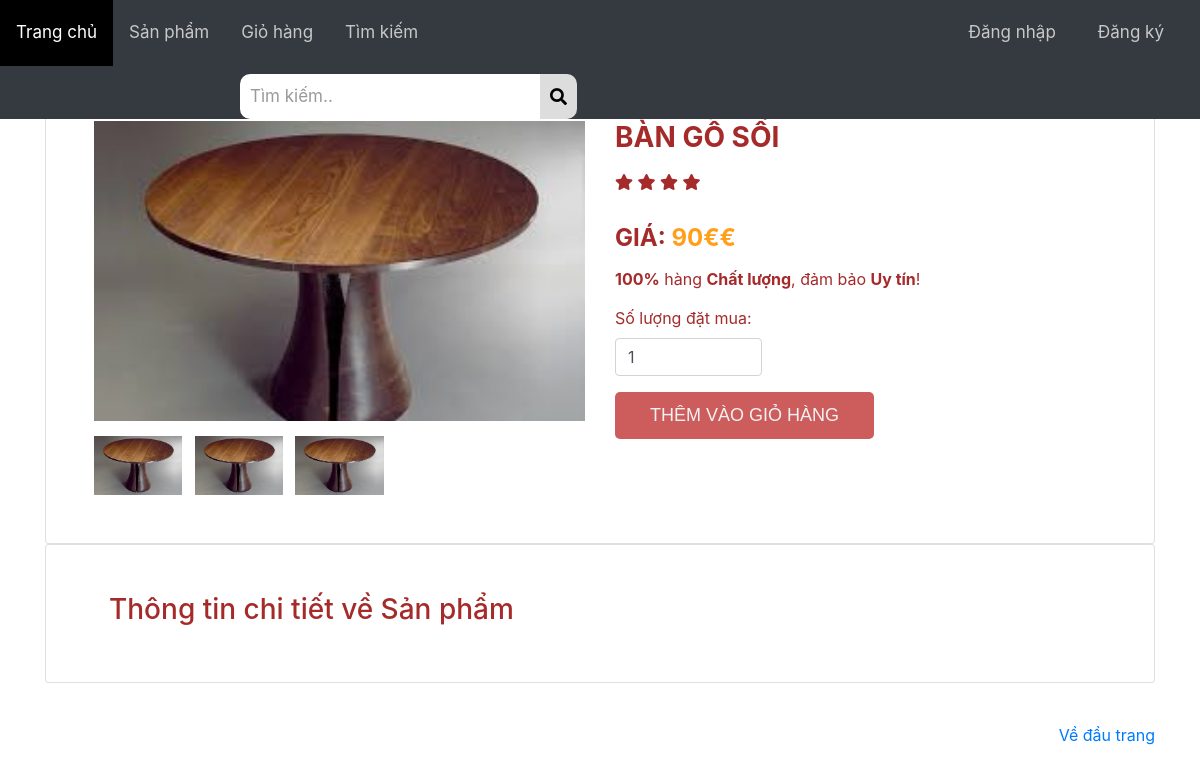
The page /web/productdetail.php?id=20 on the database as committed earlier.
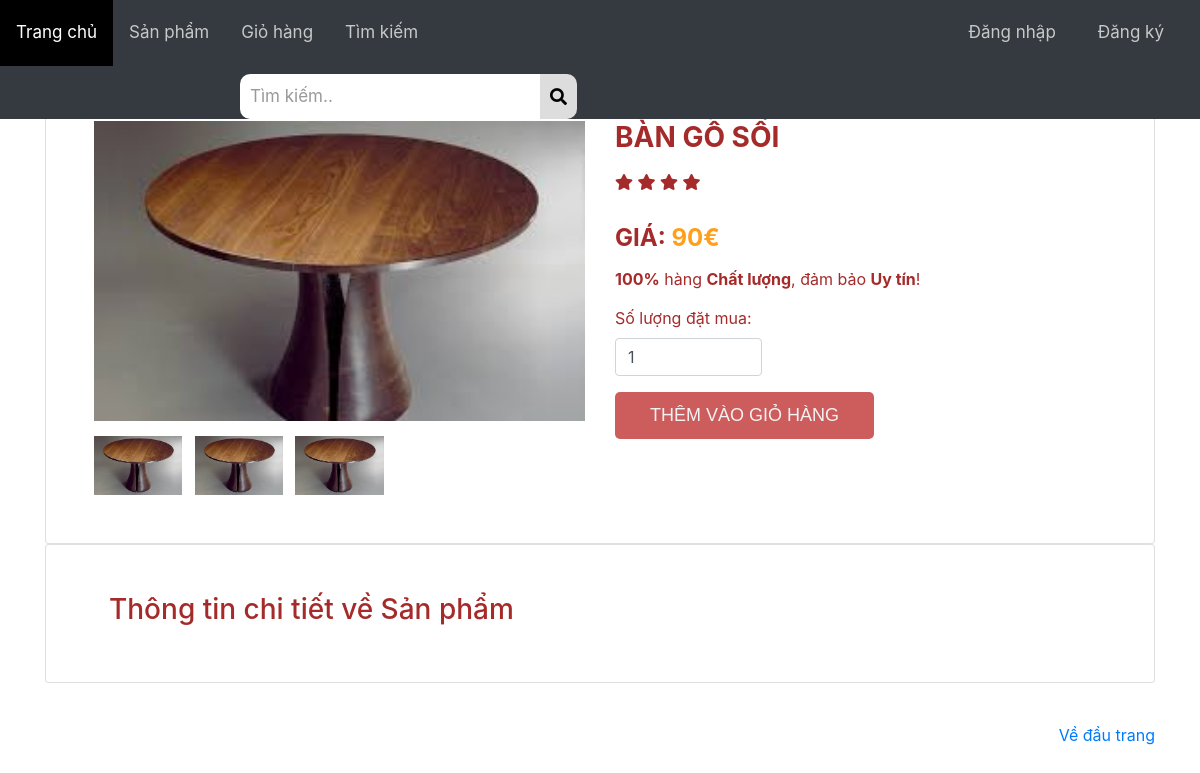
The same page on the database as committed later.
### tables this page shows
CREATE TABLE `sanpham` (
  `id_sp` int(11) NOT NULL,
  `id_danhmuc` int(11) NOT NULL,
  `tensp` varchar(255) NOT NULL,
  `gia` varchar(100) NOT NULL,
  `sp_active` int(11) NOT NULL,
  `image_sp` varchar(50) NOT NULL,
  `star` int(11) NOT NULL,
  `motangan` text NOT NULL,
  `motachitiet` text NOT NULL
);

### web/productdetail.php (the view, shortened to what this page needs)
<?php
include_once("config/config.php");
?>
<?php
$id = $_GET['id'];
?>
<html>
<head>
    <link rel="stylesheet" href="style/style.css" media="screen" type="text/css" />
    <link rel="stylesheet" href="style/style_topnav.css" media="screen" type="text/css" />
    <link rel="stylesheet" href="style/style_ourteam.css" media="screen" type="text/css">
    <link rel="stylesheet" href="https://cdnjs.cloudflare.com/ajax/libs/font-awesome/5.15.4/css/all.min.css">
    <link rel="stylesheet" href="style/product-detail.css" media="screen" type="text/css">
    <link rel="stylesheet" href="style/bootstrap.min.css" media="screen" type="text/css">
</head>
<body>
<?php
include 'header.php';
?>
<main role="main">
    <div class="container mt-4">
        <div class="card">
            <div class="container-fliud">
                <?php
                $ctsp = "SELECT * FROM sanpham WHERE id_sp ='$id'";
                $sql_sanpham = mysqli_query($mysqli, $ctsp);
                $row = mysqli_fetch_array($sql_sanpham);
                ?>
                <div class="wrapper row">
                    <div class="preview col-md-6">
                        <div class="preview-pic tab-content">
                            <div class="tab-pane active" id="pic-3">
                                <img src="images/<?php echo $row['image_sp'] ?>">
                            </div>
                        </div>
                        <ul class="preview-thumbnail nav nav-tabs">
                            <li class="active">
                                <a data-target="#pic-1" data-toggle="tab" class="">
                                    <img src="images/<?php echo $row['image_sp'] ?>">
                                </a>
                            </li>
                            <li class="">
                                <a data-target="#pic-2" data-toggle="tab" class="">
                                    <img src="images/<?php echo $row['image_sp'] ?>">
                                </a>
                            </li>
                            <li class="">
                                <a data-target="#pic-3" data-toggle="tab" class="active">
                                    <img src="images/<?php echo $row['image_sp'] ?>">
                                </a>
                            </li>
                        </ul>
                    </div>
                    <div class="details col-md-6">
                        <h3 class="product-title"><?php echo $row['tensp'] ?></h3>
                        <div class="rating">
                            <div class="stars">
                                <?php
                                $sao = $row['star'];
                                $count = 0;
                                while ($count++ < $sao) {
                                    ?>
                                    <i class="fa fa-star"></i>
                                    <?php
                                } ?>
                            </div>
                        </div>
                        <h4 class="price">Giá: <span><?php echo $row['gia'].'€' ?></span></h4>
                        <p class="vote"><strong>100%</strong> hàng <strong>Chất lượng</strong>, đảm bảo <strong>Uy tín</strong>!</p>
                        <div class="form-group">
                            <label for="soluong">Số lượng đặt mua:</label>
                            <form id="add-to-cart-form" >
                                <input type="number" min="1" max="1000" class="form-control" id="soluong" value="1">
                            </form>
                        </div>
                        <div class="main">
                            <input class="add-to-cart btn btn-default" id="btnThemVaoGioHang" value="Thêm vào giỏ hàng"
                                  type="submit" onclick="myFunction()">
                            <br> <br>
                        </div>
                    </div>
                </div>
            </div>
        </div>
        <div class="card">
            <div class="container-fluid">
                <h3>Thông tin chi tiết về Sản phẩm</h3>
            </div>
        </div>
    </div>
</main>
<br>
<footer class="footer mt-auto py-3">
    <div class="container">
        <p class="float-right">
            <a href="#">Về đầu trang</a>
        </p>
    </div>
</footer>
</body>
</html>

### web/header.php (shortened to what this page needs)
<div class="topnav" >
    <div style="display: flex;" class="dangxuat">
        <a href="register.php" class="dangxuat">Đăng ký</a>
    </div>
    <div style="display: inline-flex;" class="dangnhap">
        <a href="login.php">Đăng nhập</a>
    </div>
    <a class="active"  href="index.php">Trang chủ</a>
    <a href="products.php">Sản phẩm</a>
    <a href="#" id="giohang">Giỏ hàng</a>
    <a href="advanced_product_search.php" class="account">Tìm kiếm</a>
    <div class="search-container">
        <form action="product_search.php" method="get">
            <input type="text" placeholder="Tìm kiếm.." name="searchtext">
            <button type="submit" name="search">
                <i class="fa fa-search"></i>
            </button>
        </form>
    </div>
</div>

### web/style/style.css (style rules this page uses)
* { margin:0; padding: 0; }
img { filter: brightness(90%); }
html { font-family: Arial, Helvetica, sans-serif; }
h1, h2, h3, h4, h5, h6 { font-weight: normal; font-size: 50%; }
::placeholder { color: #999!important; }
.card { color: brown; }
:root { --color: #95f9fe; }

### web/style/style_topnav.css (style rules this page uses)
* { box-sizing: border-box; }
body { margin: 0; font-family: Arial, Helvetica, sans-serif; }
.topnav { overflow: hidden; background-color: #343a40; position:fixed; top: 0; width: 100%; z-index: 100000; }
.topnav a { float: left; display: block; color: rgb(200, 200, 200); text-align: center; padding: 20px 16px; text-decoration: none; font-size: 17px; background-color: #343a40; }
.topnav a.active { background-color:black ; color: white ; text-decoration: none; }
.topnav .search-container { float: left ; margin-left: 20%; }
.topnav input[type=text] { padding: 10px; margin-top: 8px; font-size: 17px; border: none; width: 300px; border-top-left-radius: 10px; border-bottom-left-radius: 10px; }
button[type=submit] { border-top-right-radius: 10px; border-bottom-right-radius: 10px; }
.topnav .search-container button { float: right; padding: 10px 10px; margin-top: 8px; background: #ddd; font-size: 17px; border: none; cursor: pointer; }
.dangxuat, .dangnhap { float: right; margin-right: 10px; }
.active { color: white ; }

### web/style/product-detail.css (style rules this page uses)
img { max-width: 100%; }
.preview { display: -webkit-box; display: -webkit-flex; display: -ms-flexbox; display: flex; -webkit-box-orient: vertical; -webkit-box-direction: normal; -webkit-flex-direction: column; -ms-flex-direction: column; flex-direction: column; }
.preview-pic { -webkit-box-flex: 1; -webkit-flex-grow: 1; -ms-flex-positive: 1; flex-grow: 1; max-height: 300px; }
.preview-thumbnail.nav-tabs { border: none; margin-top: 15px; }
.preview-thumbnail.nav-tabs li { width: 18%; margin-right: 2.5%; }
.preview-thumbnail.nav-tabs li img { max-width: 100%; display: block; }
.preview-thumbnail.nav-tabs li a { padding: 0; margin: 0; }
.preview-thumbnail.nav-tabs li:last-of-type { margin-right: 0; }
.tab-content { overflow: hidden; }
.tab-content img { width: 100%; -webkit-animation-name: opacity; animation-name: opacity; -webkit-animation-duration: .3s; animation-duration: .3s; }
.card { background: #eee; padding: 3em; line-height: 1.5em; }
.details { display: -webkit-box; display: -webkit-flex; display: -ms-flexbox; display: flex; -webkit-box-orient: vertical; -webkit-box-direction: normal; -webkit-flex-direction: column; -ms-flex-direction: column; flex-direction: column; }
.product-title, .price, .sizes, .colors { text-transform: UPPERCASE; font-weight: bold; }
.checked, .price span { color: #ff9f1a; }
.product-title, .rating, .product-description, .price, .vote, .sizes { margin-bottom: 15px; }
.product-title { margin-top: 0; }
.add-to-cart, .like { text-transform: UPPERCASE; font-weight: bold; color: #fff; }
#btnThemVaoGioHang, #muangay { color: white; font-family: Arial, Helvetica, sans-serif; }
#btnThemVaoGioHang { border: none; background: indianred; color: #f2f2f2; padding: 10px 35px; font-size: 18px; border-radius: 5px; position: relative; box-sizing: border-box; transition: all 500ms ease; overflow:hidden }
#btnThemVaoGioHang:before { font-family: FontAwesome; content:"\f217"; position: absolute; top: 11px; left: -30px; transition: all 200ms ease; }
.add-to-cart { margin-right: 15px; }
#soluong { width: 30%; }
.fa { line-height: revert!important; }

Rows that differ between the two databases and show on the page:
changed sanpham "BÀN GỖ SỒI": gia "90€" → "90"
